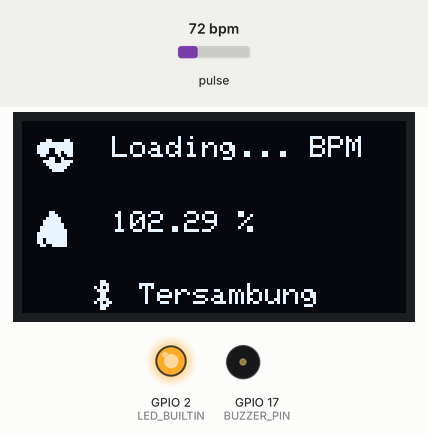
Recording of a program running on a simulated ESP32. Parts: 128×64 one-colour display, output pins drawn as LEDs (lit = HIGH), buzzer (waves = sounding, pin HIGH). Inputs (shaded band) come from the test bench; at power-on: pulse 72 bpm. The display library's start-up logo is not drawn; nothing arrives over Bluetooth unless stated; a phone connects over Bluetooth LE 3 s after start; what the program prints to the serial monitor is not drawn.

Above: at 4.2 s.
At 5.2 s:
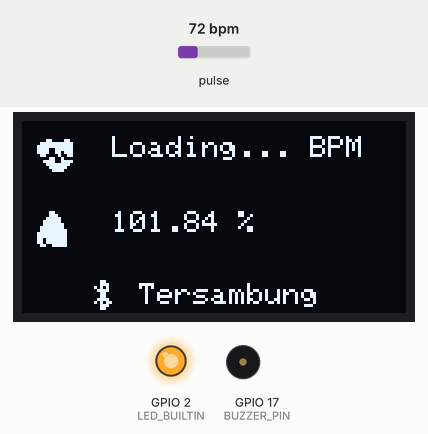
5.3 s: pulse set to 42 bpm
At 7.9 s:
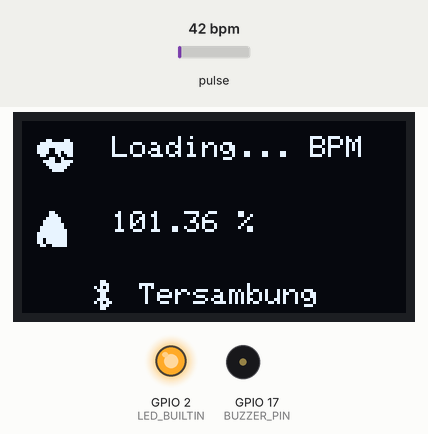
8.3 s: pulse set to 70 bpm
At 9.8 s:
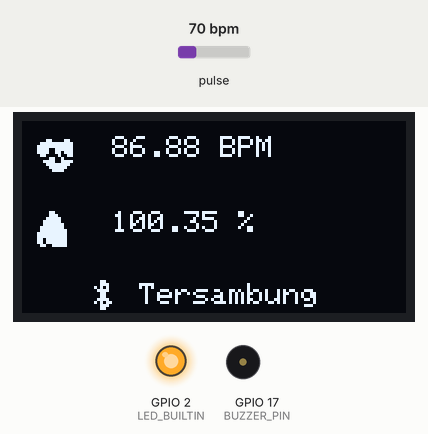
11.3 s: pulse set to 100 bpm
At 13.2 s:
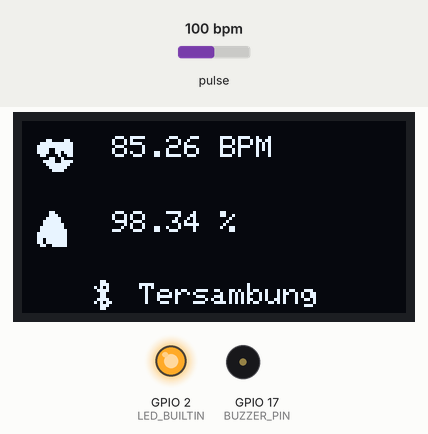
Timing chart, 0 to 14.7 s (numbered marks = the images above; inputs shaded):
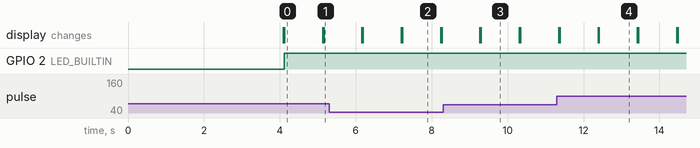

Measured:
- what the display in image 0 shows lasts 1.0 s, from 4.1 s to 5.1 s

The program:

main.cpp
```cpp
#include <Arduino.h>
#include "MAX30105.h"  //MAX3010x library
#include "heartRate.h" //Heart rate calculating algorithm
#include <Adafruit_MLX90614.h>
#include <SPI.h>
#include <BLEDevice.h>
#include <BLEServer.h>
#include <BLEUtils.h>
#include <BLE2902.h>
#include <Wire.h>

// for oled lcd
#include <Adafruit_GFX.h> //OLED libraries
#include <Adafruit_SSD1306.h>
#include <SPI.h>

// Buzzer
#define BUZZER_PIN 17

// for ultrasonik
#define TRIG_PIN 14 // ESP32 pin GIOP23 connected to Ultrasonic Sensor's TRIG pin d14
#define ECHO_PIN 12 // ESP32 pin GIOP22 connected to Ultrasonic Sensor's ECHO pin d12

// Ukuran layar OLED
#define SCREEN_WIDTH 128
#define SCREEN_HEIGHT 64
#define OLED_RESET -1 // Ada beberapa board yang memerlukan reset pin

// BLUETOOTH LOW ENERGY
// =============================================================================================
#define BLE_SERVER_NAME "esp32-server"
// SERVEICE UUID
#define SERVEICE_UUID "f024821c-45fd-4c07-a27d-185f92699c4c"
// CHARACTERISTIC UUID
#define OKSIMETER_CHARACTERISTIC_UUID "0e1c52dc-6e6f-462d-89ed-9c30d3564ce3"
#define TERMOMETER_CHARACTERISTIC_UUID "7f7cdd10-883b-4611-aa6a-939078035f7d"
// Define variabels
BLECharacteristic *pOksimeterCharacteristic = NULL;
BLECharacteristic *pTermometerCharacteristic = NULL;
BLEServer *pServer = NULL;
// connection
bool deviceConnected = false;

class MyServerCallback : public BLEServerCallbacks
{
  void onConnect(BLEServer *pServer)
  {
    deviceConnected = true;
    BLEDevice::startAdvertising();
  };
  void onDisconnect(BLEServer *pServer)
  {
    deviceConnected = false;
  }
};
// =============================================================================================

// HARDWARE SENSOR
// =============================================================================================
MAX30105 particleSensor;
Adafruit_MLX90614 mlx = Adafruit_MLX90614();

// Alamat I2C yang ditetapkan untuk sensor
#define MAX30102_I2C_ADDRESS 0x57
#define MLX90614_I2C_ADDRESS 0x5A

// Variabel untuk menghitung detak jantung
const byte RATE_SIZE = 4; // Jumlah rata-rata
byte rates[RATE_SIZE];    // Array detak jantung
byte rateSpot = 0;
long lastBeat = 0; // Waktu ketika detak terakhir terjadi
float beatsPerMinute;
int beatAvg;

// Variabel untuk menghitung SpO2
double avered = 0;
double aveir = 0;
double sumirrms = 0;
double sumredrms = 0;
// Variabel suhu tubuh celcius
double suhuTubuh = 0;
float jarak = 0;

double SpO2 = 0;
double ESpO2 = 90.0; // Nilai awal
double FSpO2 = 0.7;  // Faktor penyaringan untuk SpO2 yang diestimasi
double frate = 0.95; // Penyaring rendah untuk nilai LED IR/merah untuk menghilangkan komponen AC
int i = 0;
int Num = 30;             // Ambil sampel 30 kali sebelum menghitung sekali
#define FINGER_ON 7000    // Jumlah minimum inframerah (untuk menentukan apakah jari ada atau tidak)
#define MINIMUM_SPO2 90.0 // Jumlah minimum SpO2

// OLED LCD
#define SCREEN_WIDTH 128 // OLED display width, in pixels
#define SCREEN_HEIGHT 64 // OLED display height, in pixels
#define OLED_RESET -1    // Reset pin # (or -1 if sharing Arduino reset pin)

Adafruit_SSD1306 display(SCREEN_WIDTH, SCREEN_HEIGHT, &Wire, OLED_RESET); // Declaring the display name (display)

const unsigned char hearth_icon12x12[] PROGMEM = {
    0x00, 0x00, 0x18, 0x60, 0x7f, 0xf8, 0xff, 0xfc, 0xf3, 0xfc, 0xf3, 0x7c, 0x61, 0x38, 0x0c, 0x80,
    0x3c, 0xf0, 0x1f, 0xe0, 0x0f, 0xc0, 0x07, 0x80, 0x03, 0x00, 0x00, 0x00};
const unsigned char bluetooth_icon12x12[] PROGMEM = {
    0x00, 0x00, 0x18, 0x00, 0x1c, 0x00, 0x54, 0x00, 0x3c, 0x00, 0x18, 0x00, 0x18, 0x00, 0x3c, 0x00,
    0x56, 0x00, 0x1c, 0x00, 0x18, 0x00, 0x00, 0x00};
const unsigned char blood_icon12x12[] PROGMEM = {
    0x0c, 0x00, 0x0e, 0x00, 0x1f, 0x00, 0x3f, 0x00, 0x3f, 0x80, 0x7f, 0x80, 0x7f, 0xc0, 0xff, 0xc0,
    0xff, 0xc0, 0xdf, 0xc0, 0xdf, 0xc0, 0x67, 0xc0, 0x3f, 0x80, 0x1f, 0x00};
const unsigned char epd_bitmap_temperature[] PROGMEM = {
    0xff, 0xf8, 0x1f, 0xfc, 0xff, 0xf8, 0x1f, 0xfc, 0xff, 0xe0, 0x07, 0xfc, 0xff, 0xe0, 0x07, 0xfc,
    0xff, 0xc1, 0xe7, 0xfc, 0xff, 0x80, 0xc7, 0xfc, 0xff, 0x80, 0x07, 0xfc, 0xff, 0x80, 0x07, 0xfc,
    0xff, 0x81, 0xe7, 0xfc, 0xff, 0x80, 0x07, 0xfc, 0xff, 0x80, 0x07, 0xfc, 0xff, 0x80, 0xc7, 0xfc,
    0xff, 0x81, 0xe7, 0xfc, 0xff, 0x80, 0x07, 0xfc, 0xff, 0x80, 0x07, 0xfc, 0xff, 0x81, 0xe7, 0xfc,
    0xff, 0x81, 0xe7, 0xfc, 0xff, 0x00, 0x03, 0xfc, 0xfe, 0x00, 0x01, 0xfc, 0xfc, 0x00, 0x00, 0xfc,
    0xfc, 0x00, 0x00, 0xfc, 0xfc, 0x00, 0x00, 0xfc, 0xfc, 0x00, 0x00, 0xfc, 0xfc, 0x00, 0x00, 0xfc,
    0xfc, 0x00, 0x00, 0xfc, 0xfc, 0x00, 0x00, 0xfc, 0xfe, 0x00, 0x01, 0xfc, 0xff, 0x00, 0x03, 0xfc,
    0xff, 0x80, 0x07, 0xfc, 0xff, 0x80, 0x07, 0xfc};

// Timer variables
unsigned long lastTime = 0;
unsigned long lastTimeTermo = 0;
unsigned long timerDelay = 1000;
unsigned long timerDelayTermo = 1000;

void displayBluetoothStatus()
{
  String text;
  if (deviceConnected)
  {
    text = "Tersambung";
  }
  else
  {
    text = "Tidak tersambung";
  }
  display.setTextSize(1);
  display.setTextColor(WHITE);

  // Mengatur posisi kursor untuk teks "Waiting"
  int16_t x, y;
  uint16_t w, h;
  display.getTextBounds(text, 0, 0, &x, &y, &w, &h);

  // Menampilkan teks "Tidak tersambung" di bagian bawah
  display.setCursor((SCREEN_WIDTH - w - 16 - 5) / 2 + 16, SCREEN_HEIGHT - h - 2);
  display.print(text);

  // Menampilkan logo Bluetooth di samping teks
  display.drawBitmap((SCREEN_WIDTH - w - 16 - 5) / 2, SCREEN_HEIGHT - h - 4, bluetooth_icon12x12, 12, 12, 1);

  display.display();
}

// TODO ADA ERROR DI CEK JARAK, KETIKA ULTRASONIKNYA DIAKTIFKAN
void cekJarak()
{
  float duration_us, distance_cm;
  // generate 10-microsecond pulse to TRIG pin
  digitalWrite(TRIG_PIN, HIGH);
  delayMicroseconds(10);
  digitalWrite(TRIG_PIN, LOW);

  // measure duration of pulse from ECHO pin
  duration_us = pulseIn(ECHO_PIN, HIGH);

  // calculate the distance
  jarak = duration_us * 0.034 / 2;
  delay(500);
}

void setup()
{
  Wire.begin(21, 22);
  // mlx.begin();
  Serial.begin(115200);
  while (!Serial)
    ;

  // OLED DISPLAY SETUP
  display.begin(SSD1306_SWITCHCAPVCC, 0x3C); // Start the OLED display
  display.display();
  display.clearDisplay();

  // ULTRASONIK
  pinMode(TRIG_PIN, OUTPUT);
  pinMode(ECHO_PIN, INPUT);

  // Buzzer
  pinMode(BUZZER_PIN, OUTPUT);
  digitalWrite(BUZZER_PIN, LOW);

  // BLE SETUP
  // =================================================================================
  pinMode(LED_BUILTIN, OUTPUT);
  digitalWrite(LED_BUILTIN, LOW);
  BLEDevice::init(BLE_SERVER_NAME);
  // create ble server
  pServer = BLEDevice::createServer();
  pServer->setCallbacks(new MyServerCallback());
  // create ble serveice
  BLEService *service = pServer->createService(SERVEICE_UUID);
  // Create a BLE Characteristic
  pOksimeterCharacteristic = service->createCharacteristic(
      OKSIMETER_CHARACTERISTIC_UUID,
      BLECharacteristic::PROPERTY_READ |
          BLECharacteristic::PROPERTY_WRITE |
          BLECharacteristic::PROPERTY_NOTIFY |
          BLECharacteristic::PROPERTY_INDICATE);
  pOksimeterCharacteristic->addDescriptor(new BLE2902());
  pTermometerCharacteristic = service->createCharacteristic(
      TERMOMETER_CHARACTERISTIC_UUID,
      BLECharacteristic::PROPERTY_READ |
          BLECharacteristic::PROPERTY_WRITE |
          BLECharacteristic::PROPERTY_NOTIFY |
          BLECharacteristic::PROPERTY_INDICATE);
  pTermometerCharacteristic->addDescriptor(new BLE2902());
  // start service
  service->start();

  BLEAdvertising *pAdvertising = BLEDevice::getAdvertising();
  pAdvertising->addServiceUUID(SERVEICE_UUID);
  // pAdvertising->setMinPreferred(0x0);
  pAdvertising->setMinPreferred(0x06);
  pAdvertising->setMinPreferred(0x12);
  pServer->getAdvertising()->start();
  Serial.println("Waiting a client connection to notify...");

  BLEAddress myAddress = BLEDevice::getAddress();
  Serial.print("Mac address: ");
  Serial.println(myAddress.toString().c_str());
  Serial.println("");
  // =================================================================================
  display.clearDisplay();

  // SENSOR SETUP
  // =================================================================================
  // SENSOR SUHU
  delay(1000);
  if (!mlx.begin())
  {
    Serial.println("tidak dapat menyambungkan MLX sensor. Check perkabelan.");
    while (1)
      ;
  };
  delay(3000);
  // SENSOR OKSIMETER
  if (!particleSensor.begin(Wire, I2C_SPEED_STANDARD)) // Gunakan port I2C default, kecepatan 100kHz
  {
    Serial.println("Tidak dapat menemukan MAX30102");
    while (1)
      ;
  }
  // =================================================================================

  byte ledBrightness = 0x7F; // Kecerahan LED disarankan = 127, Opsi: 0=Matikan hingga 255=50mA
  byte sampleAverage = 4;    // Opsi: 1, 2, 4, 8, 16, 32
  byte ledMode = 2;          // Opsi: 1 = Hanya merah (detak jantung), 2 = Merah + IR (SpO2)
  int sampleRate = 800;      // Opsi: 50, 100, 200, 400, 800, 1000, 1600, 3200
  int pulseWidth = 215;      // Opsi: 69, 118, 215, 411
  int adcRange = 16384;      // Opsi: 2048, 4096, 8192, 16384
  // byte ledBrightness = 60;   // 0x7F  // Kecerahan LED disarankan = 127, Opsi: 0=Matikan hingga 255=50mA
  // byte sampleAverage = 4;    // Opsi: 1, 2, 4, 8, 16, 32
  // byte ledMode = 2;          // Opsi: 1 = Hanya merah (detak jantung), 2 = Merah + IR (SpO2)
  // int sampleRate = 100;      // 800      // Opsi: 50, 100, 200, 400, 800, 1000, 1600, 3200
  // int pulseWidth = 411;      // 215      // Opsi: 69, 118, 215, 411
  // int adcRange = 4096;       // 16384      // Opsi: 2048, 4096, 8192, 16384
  // Atur parameter yang diinginkan
  particleSensor.setup(ledBrightness, sampleAverage, ledMode, sampleRate, pulseWidth, adcRange); // Konfigurasi sensor max30102 dengan pengaturan ini
  particleSensor.enableDIETEMPRDY();
  particleSensor.setPulseAmplitudeRed(0x0A); // Nyalakan LED Merah ke rendah untuk menunjukkan sensor sedang berjalan
  particleSensor.setPulseAmplitudeGreen(0);  // Matikan LED Hijau
  // =================================================================================

  // digitalWrite(BUZZER_PIN, HIGH);
  // delay(2000);
  // digitalWrite(BUZZER_PIN, LOW);
}

void loop()
{
  particleSensor.setPulseAmplitudeRed(0x0A); // Nyalakan LED Merah ke rendah untuk menunjukkan sensor sedang berjalan
  // pengecekan denyut jantung dan saturasi oksigen darah
  long irValue = particleSensor.getIR(); // Membaca nilai IR akan memperbolehkan kita untuk mengetahui apakah ada
  // mendeteksi jari
  if (irValue > FINGER_ON)
  {
    if (checkForBeat(irValue) == true)
    {
      long delta = millis() - lastBeat; // Menghitung perbedaan detak jantung
      lastBeat = millis();
      beatsPerMinute = 60 / (delta / 1000.0); // Menghitung detak jantung rata-rata
      if (beatsPerMinute < 255 && beatsPerMinute > 20)
      {
        // Detak jantung harus di antara 20-255
        rates[rateSpot++] = (byte)beatsPerMinute; // Menyimpan nilai detak jantung dalam array
        rateSpot %= RATE_SIZE;
        beatAvg = 0; // Menghitung nilai rata-rata
        for (byte x = 0; x < RATE_SIZE; x++)
          beatAvg += rates[x];
        beatAvg /= RATE_SIZE;
      }
    }

    // Mengukur SpO2
    uint32_t ir, red;
    double fred, fir;
    particleSensor.check(); // Periksa sensor, baca hingga 3 sampel
    if (particleSensor.available())
    {
      i++;
      ir = particleSensor.getFIFOIR();   // Membaca nilai IR
      red = particleSensor.getFIFORed(); // Membaca nilai merah
      // Serial.println("red=" + String(red) + ",IR=" + String(ir) + ",i=" + String(i));
      fir = (double)ir;                                      // Konversi ke double
      fred = (double)red;                                    // Konversi ke double
      aveir = aveir * frate + (double)ir * (1.0 - frate);    // level IR rata-rata oleh penyaringan rendah
      avered = avered * frate + (double)red * (1.0 - frate); // level merah rata-rata oleh penyaringan rendah
      sumirrms += (fir - aveir) * (fir - aveir);             // jumlah kuadrat komponen bergantian dari level IR
      sumredrms += (fred - avered) * (fred - avered);        // jumlah kuadrat komponen bergantian dari level merah

      if ((i % Num) == 0)
      {
        double R = (sqrt(sumirrms) / aveir) / (sqrt(sumredrms) / avered);
        SpO2 = -23.3 * (R - 0.4) + 100;
        ESpO2 = FSpO2 * ESpO2 + (1.0 - FSpO2) * SpO2; // penyaringan rendah
        // if (ESpO2 <= MINIMUM_SPO2)
        //   ESpO2 = MINIMUM_SPO2; // indikator untuk jari terlepas
        if (ESpO2 > 100)
          ESpO2 = 99.9;
        // Serial.print(",SPO2="); Serial.println(ESpO2);
        sumredrms = 0.0;
        sumirrms = 0.0;
        SpO2 = 0;
        i = 0;
      }
      particleSensor.nextSample(); // Selesai dengan sampel ini sehingga pindah ke sampel berikutnya
    }

    // Menampilkan data ke dalam serial monitor
    if ((millis() - lastTime) > timerDelay)
    {
      float kalibrasiSPO = (0.009 * (ESpO2 * ESpO2)) - (1.2336 * ESpO2) + 140.41;
      if (beatAvg >= 40)
      {
        float kalibrasiDetakJantung = (0.0085 * (beatAvg * beatAvg)) - (1.1818 * beatAvg) + 126.17;
        Serial.print("Detak Jantung:" + String(beatAvg));
        Serial.print(", Detak Jantung Kalibrasi:" + String(kalibrasiDetakJantung));
        Serial.print(", SpO2:" + String(kalibrasiSPO) + " %");
        Serial.println("");
        display.clearDisplay();
        display.setTextSize(1);
        display.drawBitmap(5, 5, hearth_icon12x12, 12, 12, WHITE);
        display.setTextColor(WHITE);
        display.setCursor(30, 5);
        display.print(String(kalibrasiDetakJantung));
        display.println(" BPM");
        display.drawBitmap(5, 30, blood_icon12x12, 12, 12, WHITE);
        display.setCursor(30, 30);
        display.print(String(kalibrasiSPO) + " %");
        display.display();
        if (deviceConnected)
        {
          String dataOksimeter = "[" + String(kalibrasiSPO) + ", " + String(kalibrasiDetakJantung) + "]";
          pOksimeterCharacteristic->setValue(dataOksimeter.c_str());
          pOksimeterCharacteristic->notify();
        }
      }
      else
      {
        Serial.print("Detak Jantung:" + String(beatAvg));
        Serial.print(", SpO2:" + String(kalibrasiSPO) + " %");
        display.clearDisplay();
        display.setTextSize(1);
        display.drawBitmap(5, 5, hearth_icon12x12, 12, 12, WHITE);
        display.setTextColor(WHITE);
        display.setCursor(30, 5);
        display.print("Loading...");
        display.println(" BPM");
        display.drawBitmap(5, 30, blood_icon12x12, 12, 12, WHITE);
        display.setCursor(30, 30);
        display.print(String(kalibrasiSPO) + " %");
        display.display();
      }
      Serial.println("");
      lastTime = millis();
    }
  }
  // Jika tidak mendeteksi jari, hapus semua data dan tampilkan "Jari Silahkan"
  else
  {
    // Menghapus data detak jantung
    for (byte rx = 0; rx < RATE_SIZE; rx++)
      rates[rx] = 0;
    beatAvg = 0;
    rateSpot = 0;
    lastBeat = 0;
    // Menghapus data SpO2
    avered = 0;
    aveir = 0;
    sumirrms = 0;
    sumredrms = 0;
    SpO2 = 0;
    ESpO2 = 90.0;

    cekJarak();

    // Pengecekan Suhu
    if ((millis() - lastTimeTermo) > timerDelayTermo)
    {

      // suhuTubuh = mlx.readAmbientTempC();
      Serial.println("Jarak: " + String(jarak));
      if (jarak > 3 && jarak < 6)
      {
        if (suhuTubuh == 0)
        {
          suhuTubuh = mlx.readObjectTempC();
          // // Kalikan dengan 10 untuk menggeser satu angka desimal ke kanan
          // float suhuTubuhScaled = suhuTubuh * 10.0;

          // // Bulatkan ke atas menggunakan fungsi ceil
          // float suhuTubuhScaledRounded = ceil(suhuTubuhScaled);

          // // Kembalikan ke skala semula dengan membagi 10
          // float suhuTubuhFinal = suhuTubuhScaledRounded / 10.0;

          // suhuTubuh = suhuTubuhFinal + 7;
          // Serial.println(suhuTubuhFinal);

          float kalibrasiSuhuTubuh = (0.0154 * (suhuTubuh * suhuTubuh)) - (0.9951 * suhuTubuh) + 52.745;

          // Cek apakah suhu tubuh dalam rentang manusia (sekitar 30°C hingga 40°C)
          // if (suhuTubuh > 30.0 && suhuTubuh < 40.0)
          // {
          digitalWrite(BUZZER_PIN, HIGH);
          delay(300);
          digitalWrite(BUZZER_PIN, LOW);
          Serial.println("Suhu Tubuh: " + String(kalibrasiSuhuTubuh));
          if (deviceConnected)
          {
            String tempString = "[" + String(kalibrasiSuhuTubuh) + "]";
            pTermometerCharacteristic->setValue(tempString.c_str());
            pTermometerCharacteristic->notify();
          }
          display.clearDisplay();
          display.drawBitmap(0, 5, epd_bitmap_temperature, 30, 30, 1);
          display.setTextSize(1);
          display.setTextColor(WHITE);
          display.setCursor(40, 5);
          display.print("Body Temp ");
          display.setTextSize(2);
          display.setCursor(40, 20);
          display.print(kalibrasiSuhuTubuh);
          display.println(" C");
          display.display();
          // }
          // else
          // {
          //   const char *line1 = "Objek Bukan";
          //   const char *line2 = "Manusia";
          //   int16_t x1, y1;
          //   uint16_t w1, h1, w2, h2;

          //   // Menghitung lebar dan tinggi teks untuk setiap baris
          //   display.setTextSize(1);
          //   display.getTextBounds(line1, 0, 0, &x1, &y1, &w1, &h1);
          //   display.getTextBounds(line2, 0, 0, &x1, &y1, &w2, &h2);

          //   // Menghitung posisi kursor untuk menempatkan teks di tengah layar
          //   int16_t x1_pos = (SCREEN_WIDTH - w1) / 2;
          //   // int16_t y1_pos = (SCREEN_HEIGHT / 2) - h1;
          //   int16_t y1_pos = 5;
          //   int16_t x2_pos = (SCREEN_WIDTH - w2) / 2;
          //   // int16_t y2_pos = (SCREEN_HEIGHT / 2);
          //   int16_t y2_pos = 20;

          //   display.clearDisplay();
          //   display.setTextColor(WHITE);

          //   // Menampilkan baris pertama
          //   display.setCursor(x1_pos, y1_pos);
          //   display.print(line1);

          //   // Menampilkan baris kedua
          //   display.setCursor(x2_pos, y2_pos);
          //   display.print(line2);

          //   display.display();
          // }
        }
      }
      else
      {
        suhuTubuh = 0;
        // Jika suhu tidak dalam rentang manusia, tampilkan pesan berbeda atau kosongkan display
        Serial.println("Tidak ada objek manusia terdeteksi.");

        const char *line1 = "Tidak Ada Objek";
        const char *line2 = "Terdeteksi";
        int16_t x1, y1;
        uint16_t w1, h1, w2, h2;

        // Menghitung lebar dan tinggi teks untuk setiap baris
        display.setTextSize(1);
        display.getTextBounds(line1, 0, 0, &x1, &y1, &w1, &h1);
        display.getTextBounds(line2, 0, 0, &x1, &y1, &w2, &h2);

        // Menghitung posisi kursor untuk menempatkan teks di tengah layar
        int16_t x1_pos = (SCREEN_WIDTH - w1) / 2;
        // int16_t y1_pos = (SCREEN_HEIGHT / 2) - h1;
        int16_t y1_pos = 5;
        int16_t x2_pos = (SCREEN_WIDTH - w2) / 2;
        // int16_t y2_pos = (SCREEN_HEIGHT / 2);
        int16_t y2_pos = 20;

        display.clearDisplay();
        display.setTextColor(WHITE);

        // Menampilkan baris pertama
        display.setCursor(x1_pos, y1_pos);
        display.print(line1);

        // Menampilkan baris kedua
        display.setCursor(x2_pos, y2_pos);
        display.print(line2);

        display.display();
      }

      lastTimeTermo = millis();
    }
  }

  displayBluetoothStatus();

  // ketika device tidak terkoneksi
  if (deviceConnected)
  {
    digitalWrite(LED_BUILTIN, HIGH);
  }
  else
  {
    // delay(1000);
    // // restar adversting
    // pServer->startAdvertising();
    digitalWrite(LED_BUILTIN, LOW);
    // Serial.println("Bluetooth tidak tersambung...");
  }
}
```
